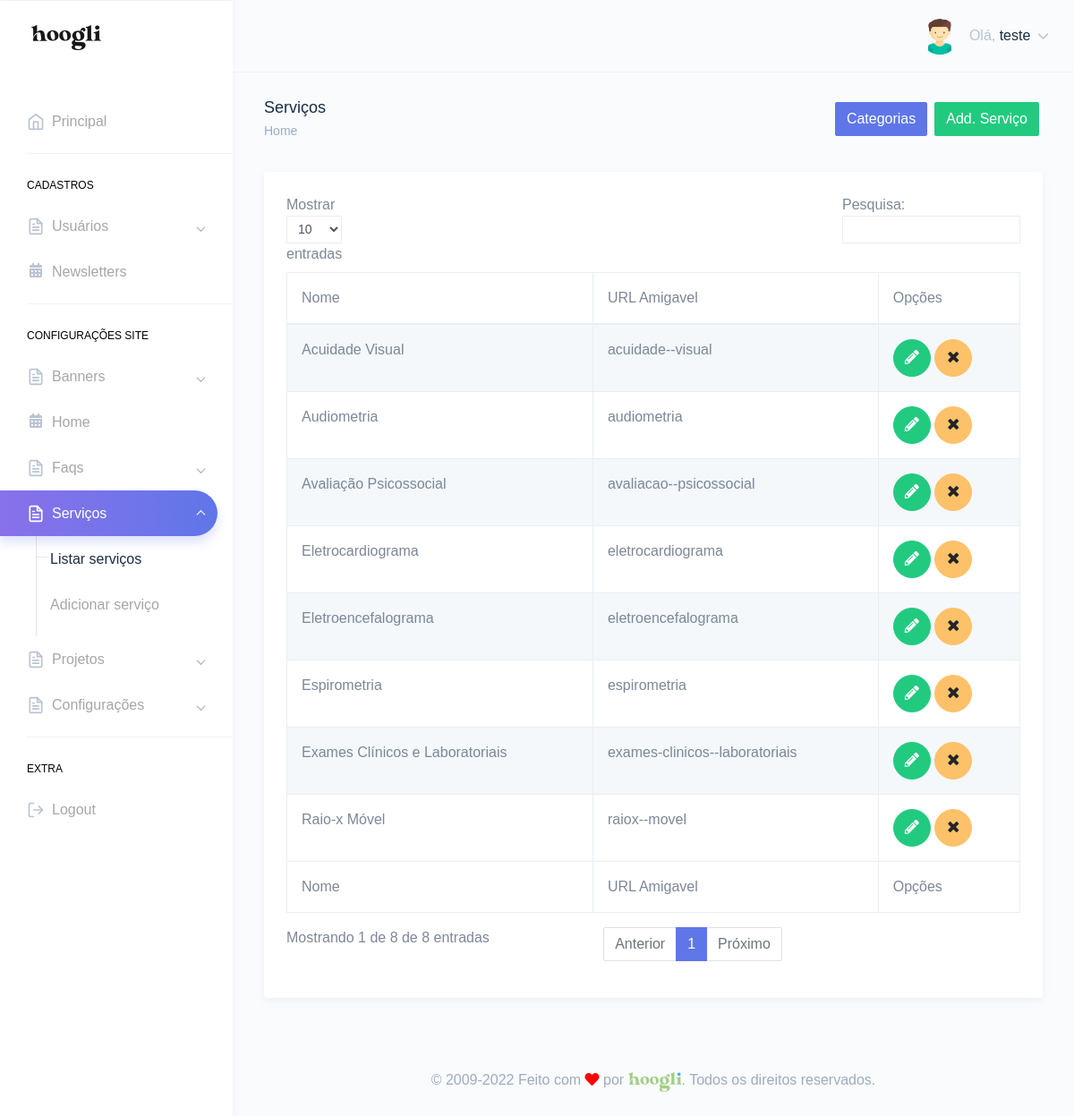
The page /painel/servicos.php (signed in) on the database its author committed.
### tables this page shows
CREATE TABLE `tbl_usuarios` (
  `id` int(11) NOT NULL,
  `nome` varchar(250) DEFAULT NULL,
  `email` varchar(250) DEFAULT NULL,
  `telefone` varchar(250) DEFAULT NULL,
  `endereco` varchar(250) DEFAULT NULL,
  `cpf` varchar(100) DEFAULT NULL,
  `login` varchar(100) DEFAULT NULL,
  `senha` varchar(100) DEFAULT NULL,
  `foto` varchar(250) DEFAULT NULL,
  `id_cargo` int(11) DEFAULT NULL,
  `sexo` varchar(2) DEFAULT NULL,
  `perm_cad_usuario` varchar(2) DEFAULT NULL,
  `perm_relatorio` varchar(2) DEFAULT NULL,
  `perm_add_usuario` varchar(2) DEFAULT NULL,
  `perm_edit_usuario` varchar(2) DEFAULT NULL,
  `perm_del_usuario` varchar(2) DEFAULT NULL,
  `perm_cad_contato` varchar(2) DEFAULT NULL,
  `perm_edit_contato` varchar(2) DEFAULT NULL,
  `perm_del_contato` varchar(2) DEFAULT NULL,
  `perm_edit_contato_nf` varchar(3) DEFAULT NULL,
  `perm_pag_principal_rm` varchar(2) DEFAULT NULL,
  `perm_pag_principal_uc` varchar(2) DEFAULT NULL,
  `admin_geral` varchar(2) DEFAULT NULL,
  `data_frase` date DEFAULT NULL,
  `id_frase` int(11) DEFAULT NULL,
  `frase_lida` varchar(2) DEFAULT NULL
);

CREATE TABLE `tbl_servicos` (
  `id` int(11) NOT NULL,
  `titulo` varchar(250) DEFAULT NULL,
  `descricao` text DEFAULT NULL,
  `id_cat` int(11) DEFAULT NULL,
  `meta_title` text DEFAULT NULL,
  `meta_keywords` text DEFAULT NULL,
  `meta_description` text DEFAULT NULL,
  `foto` varchar(250) DEFAULT NULL,
  `url_amigavel` varchar(250) DEFAULT NULL,
  `breve` text DEFAULT NULL,
  `banner_titulo` varchar(250) DEFAULT NULL,
  `banner_titulo2` varchar(255) DEFAULT NULL,
  `banner_titulo3` varchar(255) DEFAULT NULL,
  `banner_foto` varchar(250) DEFAULT NULL,
  `banner_texto` text DEFAULT NULL,
  `sessao1_foto` varchar(250) DEFAULT NULL,
  `sessao1_titulo` varchar(250) DEFAULT NULL,
  `sessao1_texto` text DEFAULT NULL,
  `sessao2_foto` varchar(250) DEFAULT NULL,
  `sessao2_titulo` varchar(250) DEFAULT NULL,
  `sessao2_texto` text DEFAULT NULL,
  `sessao3_titulo` varchar(250) DEFAULT NULL,
  `sessao3_texto` text DEFAULT NULL,
  `sessao3_foto` varchar(250) DEFAULT NULL,
  `topico1_foto` varchar(250) DEFAULT NULL,
  `topico1_titulo` varchar(250) DEFAULT NULL,
  `topico1_texto` text DEFAULT NULL,
  `topico2_foto` varchar(250) DEFAULT NULL,
  `topico2_titulo` varchar(250) DEFAULT NULL,
  `topico2_texto` text DEFAULT NULL,
  `topico3_foto` varchar(250) DEFAULT NULL,
  `topico3_titulo` varchar(250) DEFAULT NULL,
  `topico3_texto` text DEFAULT NULL,
  `topico4_foto` varchar(250) DEFAULT NULL,
  `topico4_titulo` varchar(250) DEFAULT NULL,
  `topico4_texto` text DEFAULT NULL,
  `sessao4_foto` varchar(250) DEFAULT NULL,
  `sessao4_titulo` varchar(250) DEFAULT NULL,
  `sessao4_texto` text DEFAULT NULL,
  `sessao5_titulo` varchar(250) DEFAULT NULL,
  `sessao5_texto` text DEFAULT NULL,
  `contato_titulo` varchar(250) DEFAULT NULL,
  `contato_texto` text DEFAULT NULL,
  `diferenca1_foto` varchar(250) DEFAULT NULL,
  `diferenca1_titulo` varchar(250) DEFAULT NULL,
  `diferenca1_texto` text DEFAULT NULL,
  `diferenca2_foto` varchar(250) DEFAULT NULL,
  `diferenca2_titulo` varchar(250) DEFAULT NULL,
  `diferenca2_texto` text DEFAULT NULL,
  `diferenca3_foto` varchar(250) DEFAULT NULL,
  `diferenca3_titulo` varchar(250) DEFAULT NULL,
  `diferenca3_texto` text DEFAULT NULL,
  `imagem_final` varchar(250) DEFAULT NULL,
  `imagem_mobile_final` varchar(250) DEFAULT NULL,
  `icone` varchar(255) DEFAULT NULL,
  `botao` varchar(255) DEFAULT NULL,
  `banner_botao_link` varchar(250) DEFAULT NULL,
  `banner_botao_nome` varchar(250) DEFAULT NULL,
  `sessao1_botao_link` varchar(250) DEFAULT NULL,
  `sessao1_botao_nome` varchar(250) DEFAULT NULL,
  `sessao3_botao_link` varchar(250) DEFAULT NULL,
  `sessao3_botao_nome` varchar(250) DEFAULT NULL,
  `sessao4_botao_link` varchar(250) DEFAULT NULL,
  `sessao4_botao_nome` varchar(250) DEFAULT NULL,
  `id_especialista` int(11) DEFAULT NULL,
  `id_especialista2` int(11) DEFAULT NULL,
  `id_especialista3` int(11) DEFAULT NULL,
  `sessao6_titulo` varchar(250) DEFAULT NULL,
  `sessao6_texto` text DEFAULT NULL,
  `sessao6_foto` varchar(250) DEFAULT NULL,
  `sessao6_nome_botao` varchar(250) DEFAULT NULL,
  `sessao6_link_botao` varchar(250) DEFAULT NULL,
  `sessao7_titulo` varchar(250) DEFAULT NULL,
  `sessao5_foto` varchar(250) DEFAULT NULL,
  `sessao7_texto` text DEFAULT NULL,
  `sessao8_foto` varchar(250) DEFAULT NULL,
  `sessao8_titulo` varchar(250) DEFAULT NULL,
  `sessao8_texto` text DEFAULT NULL,
  `sessao8_botao` varchar(250) DEFAULT NULL,
  `sessao8_link` varchar(250) DEFAULT NULL,
  `sessao7_foto` varchar(250) DEFAULT NULL,
  `titulo_botao_sessao_3` varchar(100) DEFAULT NULL,
  `link_botao_sessao_3` varchar(200) DEFAULT NULL
);

### Connection/con-pdo.php (called while the page is built, shortened)
<?php
$conInstanciada = '';
if(empty($conInstanciada)) {
	class Conexao {
		private static $pdo;
		public static function getInstance() {
		if (!isset(self::$pdo)) {
		 try {
		  $opcoes = array(PDO::MYSQL_ATTR_INIT_COMMAND => 'SET NAMES utf8', PDO::ATTR_PERSISTENT => TRUE);
		  self::$pdo = new PDO("mysql:host=" . HOST . "; dbname=" . DBNAME . "; charset=" . CHARSET . ";", USER, PASSWORD, $opcoes);
		  self::$pdo->setAttribute(PDO::ATTR_ERRMODE, PDO::ERRMODE_EXCEPTION);
		 } catch (PDOException $e) {
		  print "Erro: " . $e->getMessage();
		 }
		}
		return self::$pdo;
		}
	}
}

### Class/acesso.class.php (called while the page is built, shortened)
<?php
$AcessoInstanciada = '';
if(empty($AcessoInstanciada)) {
	if(file_exists('Connection/conexao.php')) {
		require_once('Connection/con-pdo.php');
		require_once('funcoes.php');
	} else {
		require_once('../Connection/con-pdo.php');
		require_once('../funcoes.php');
	}
	class Acesso {
		private $pdo = null;
		private static $Acesso = null;
		private function __construct($conexao){
			$this->pdo = $conexao;
		}
		public static function getInstance($conexao){
			if (!isset(self::$Acesso)):
				self::$Acesso = new Acesso($conexao);
			endif;
			return self::$Acesso;
		}
		function rsDados($id='', $idCargo='', $orderBy='', $limite='') {
			$sqlLimite = '';
			$sqlOrdem = '';
			$sql = '';
			$nCampos = 0;
			if(!empty($id)) {
				$sql .= " and id = ?";
				$nCampos++;
				$campo[$nCampos] = $id;
			}
			try{
				$sql = "SELECT * FROM tbl_usuarios where 1=1 $sql $sqlOrdem $sqlLimite";
				$stm = $this->pdo->prepare($sql);
				for($i=1; $i<=$nCampos; $i++) {
					$stm->bindValue($i, $campo[$i]);
				}
				$stm->execute();
				$rsDados = $stm->fetchAll(PDO::FETCH_OBJ);
				if($id <> '' or $limite == 1) {
					return($rsDados[0]);
				} else {
					return($rsDados);
				}
			} catch(PDOException $erro){
				echo $erro->getMessage();
			}
		}
	}
}

### painel/verifica.php (called while the page is built, shortened)
<?php
include "../Class/acesso.class.php";
$verificaRestrito = Acesso::getInstance(Conexao::getInstance());
 include "../Class/servicos.class.php";
$servicos = Servicos::getInstance(Conexao::getInstance());
$verificaRestrito->restritoAdmin();
$dadosUsuarioLogado = $verificaRestrito->rsDados($_SESSION['dadosLogado']->id);
?>

### funcoes.php (called while the page is built, shortened)
<?php
  function icone_genero($genero) {
    switch ($genero) {
      case "M": return "assets/images/avatars/boy.svg"; break;
    }
  }
?>

### Class/servicos.class.php (called while the page is built, shortened)
<?php
$ServicosInstanciada = '';
if(empty($ServicosInstanciada)) {
	if(file_exists('Connection/conexao.php')) {
		require_once('Connection/con-pdo.php');
		require_once('funcoes.php');
	} else {
		require_once('../Connection/con-pdo.php');
		require_once('../funcoes.php');
	}
	class Servicos {
		private $pdo = null;
		private static $Servicos = null;
		private function __construct($conexao){
			$this->pdo = $conexao;
		}
		public static function getInstance($conexao){
			if (!isset(self::$Servicos)):
				self::$Servicos = new Servicos($conexao);
			endif;
			return self::$Servicos;
		}
		function rsDados($id='', $orderBy='', $limite='', $idCat='', $idDiferente='', $url_amigavel='') {
			$nCampos = 0;
			$sql = '';
			$sqlOrdem = '';
			$sqlLimite = '';
			try{
				$sql = "SELECT * FROM tbl_servicos where 1=1 $sql $sqlOrdem $sqlLimite";
				$stm = $this->pdo->prepare($sql);
				for($i=1; $i<=$nCampos; $i++) {
					$stm->bindValue($i, $campo[$i]);
				}
				$stm->execute();
				$rsDados = $stm->fetchAll(PDO::FETCH_OBJ);
				if($id <> '' or $limite == 1) {
					return($rsDados[0]);
				} else {
					return($rsDados);
				}
			} catch(PDOException $erro){
				echo $erro->getMessage();
			}
		}
	}
}

### painel/servicos.php (the view, shortened to what this page needs)
<?php include "verifica.php";
$puxaServicos = $servicos->rsDados();
?>
<!DOCTYPE html>
<html dir="ltr" lang="pt-br">
<head>
    <link href="dist/css/style.min.css" rel="stylesheet">
</head>
<body>
    <div id="main-wrapper" data-theme="light" data-layout="vertical" data-navbarbg="skin6" data-sidebartype="full" data-sidebar-position="fixed" data-header-position="fixed" data-boxed-layout="full">
      <?php include "header.php";?>
       <?php include "inc-menu-lateral.php";?>
        <div class="page-wrapper">
            <div class="page-breadcrumb">
                <div class="row">
                    <div class="col-7 align-self-center">
                        <h4 class="page-title text-truncate text-dark font-weight-medium mb-1">Serviços</h4>
                        <div class="d-flex align-items-center">
                            <nav aria-label="breadcrumb">
                                <ol class="breadcrumb m-0 p-0">
                                    <li class="breadcrumb-item"><a href="." class="text-muted">Home</a></li>
                                </ol>
                            </nav>
                        </div>
                    </div>
                    <div class="col-5 align-self-center">
                        <a href="add-servico.php" class="btn btn-success float-right m-1">Add. Serviço</a>
                        <a href="categorias.php" class="btn btn-primary float-right m-1">Categorias</a>
                    </div>
                </div>
            </div>
            <div class="container-fluid">
                <div class="row">
                    <div class="col-12">
                        <div class="card">
                            <div class="card-body">
                                <div class="table-responsive">
                                    <table id="zero_config" class="table table-striped table-bordered no-wrap">
                                        <thead>
                                            <tr>
                                                <th>Nome</th>
                                                <th>URL Amigavel</th>
                                                <th>Opções</th>
                                            </tr>
                                        </thead>
                                        <tbody>
                                            <?php
                                            if(count($puxaServicos) > 0){
                                            foreach($puxaServicos as $servico){?>
                                            <tr>
                                                <td><?php echo $servico->titulo;?></td>
                                                <td><?php echo $servico->url_amigavel;?></td>
                                                <td>
                                                    <a href="editar-servico.php?id=<?php echo $servico->id;?>" class="btn btn-success btn-circle"><i class="fas fa-pencil-alt"></i></a>
                                                    <a href="servicos.php?id=<?php echo $servico->id;?>&acao=excluirServico" class="btn btn-warning btn-circle"><i class="fa fa-times"></i></a>
                                                </td>
                                            </tr>
                                            <?php } }?>
                                        </tbody>
                                        <tfoot>
                                            <tr>
                                                <th>Nome</th>
                                                <th>URL Amigavel</th>
                                                <th>Opções</th>
                                            </tr>
                                        </tfoot>
                                    </table>
                                </div>
                            </div>
                        </div>
                    </div>
                </div>
            </div>
        <?php include "footer.php";?>
        </div>
    </div>
</body>
</html>

### painel/header.php (shortened to what this page needs)
<header class="topbar" data-navbarbg="skin6">
            <nav class="navbar top-navbar navbar-expand-md">
                <div class="navbar-header" data-logobg="skin6">
                    <div class="navbar-brand">
                        <a href=".">
                            <span class="logo-text">
                                <img src="assets/images/hoogli_logo.png" alt="homepage" class="dark-logo" />
                            </span>
                        </a>
                    </div>
                </div>
                <div class="navbar-collapse collapse" id="navbarSupportedContent">
                    <ul class="navbar-nav float-right">
                        <li class="nav-item dropdown">
                            <a class="nav-link dropdown-toggle" href="javascript:void(0)" data-toggle="dropdown"
                                aria-haspopup="true" aria-expanded="false">
                                <?php if(!empty($dadosUsuarioLogado->foto)){?>
                                <img src="../img/<?php echo $dadosUsuarioLogado->foto;?>" alt="<?php echo $dadosUsuarioLogado->nome;?>" class="rounded-circle" width="40">
                                <?php }else{?>
                                <img src="<?php echo icone_genero($dadosUsuarioLogado->sexo);?>" alt="<?php echo $dadosUsuarioLogado->nome;?>" class="rounded-circle" width="40">
                                <?php }?>
                                <span class="ml-2 d-none d-lg-inline-block"><span>Olá,</span> <span
                                        class="text-dark"><?php echo $dadosUsuarioLogado->nome;?></span> <i data-feather="chevron-down"
                                        class="svg-icon"></i></span>
                            </a>
                        </li>
                    </ul>
                </div>
            </nav>
        </header>

### rows shown on the page
tbl_usuarios: nome "teste"
tbl_servicos: titulo "Exames Clínicos e Laboratoriais", url_amigavel "exames-clinicos--laboratoriais"
tbl_servicos: titulo "Acuidade Visual", url_amigavel "acuidade--visual"
tbl_servicos: titulo "Raio-x Móvel", url_amigavel "raiox--movel"
tbl_servicos: titulo "Avaliação Psicossocial", url_amigavel "avaliacao--psicossocial"
tbl_servicos: titulo "Eletroencefalograma", url_amigavel "eletroencefalograma"
tbl_servicos: titulo "Espirometria", url_amigavel "espirometria"
tbl_servicos: titulo "Audiometria", url_amigavel "audiometria"
tbl_servicos: titulo "Eletrocardiograma", url_amigavel "eletrocardiograma"
